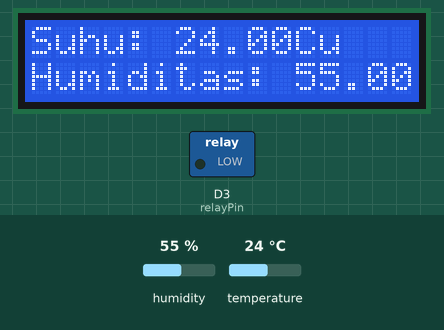
A sketch run on a simulated ESP8266 (NodeMCU). Parts: 16×2 character LCD, switched loads named in the sketch (green lamp = pin HIGH). The test bench sets the inputs (shaded band); at power-on: humidity 55 %, temperature 24 °C. WiFi joins after 1.5 s; servers stay silent unless stated; what the sketch prints to the serial monitor is not drawn.

Above: at 3.7 s.
3.8 s: humidity set to 22 %
At 6.1 s:
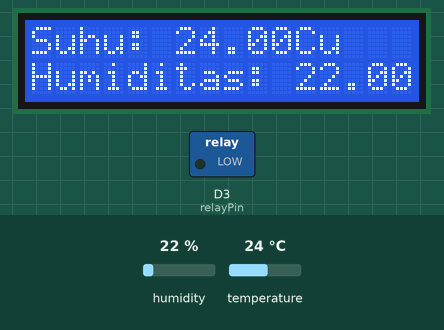
6.7 s: temperature set to 12 °C
At 7.7 s:
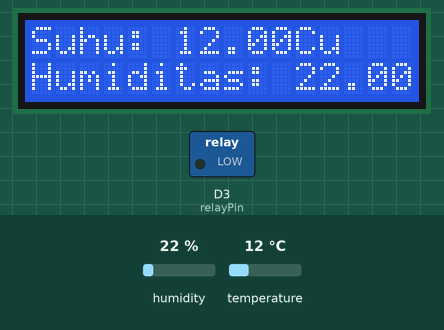
9.6 s: humidity set to 40 %
At 12.5 s:
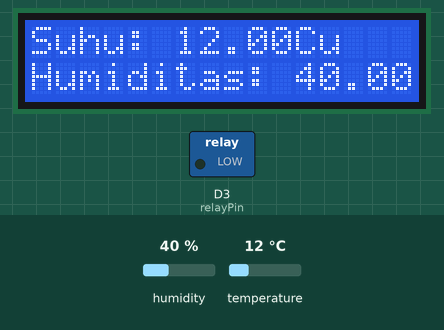
12.8 s: temperature set to 19 °C
At 15.0 s:
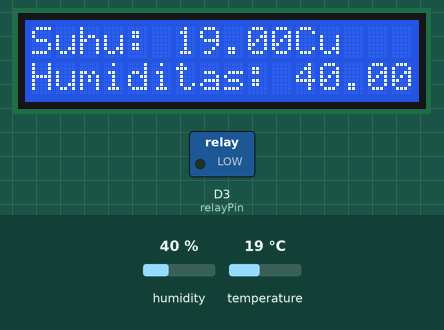
Timing chart, 0 to 16.5 s (numbered marks = the images above; inputs shaded):
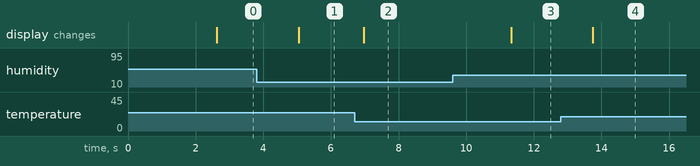

The sketch:

ProjectTertanam.ino
```cpp
// import library
#include <DHT.h>
#include <Wire.h>
#include <FirebaseESP8266.h>
#include <LiquidCrystal_I2C.h>


// konfigurasi pin
#define DHTPIN D5
#define DHTTYPE DHT11
DHT dht(DHTPIN, DHTTYPE);
LiquidCrystal_I2C lcd(0x27, 16, 2);
const int relayPin = D3;

// Konfigurasi WiFi
#define WIFI_SSID "YEYEYE"
#define WIFI_PASSWORD "765476548"

// Konfigurasi Firebase
#define FIREBASE_HOST "https://projecttertanam-default-rtdb.firebaseio.com/"
#define FIREBASE_AUTH "AIzaSyDhnIFKpj64m1QWmalkxfROADORh-I2Y1E"

void setup() {
// inisiasi serial monitor
Serial.begin(115200);

// inisasi lcd dan sensor
lcd.init();
lcd.backlight();
dht.begin();

pinMode(relayPin, OUTPUT);
digitalWrite(relayPin, LOW);

lcd.setCursor(0, 0);
lcd.print("Pemantau suhu");
delay(1000);

// Inisialisasi WiFi
WiFi.begin(WIFI_SSID, WIFI_PASSWORD);
while (WiFi.status() != WL_CONNECTED) {
delay(500);
Serial.println("Connecting to WiFi...");
  }
Serial.println("Connected to WiFi");

// Inisialisasi Firebase
Firebase.begin(FIREBASE_HOST, FIREBASE_AUTH);
}
// Method Sensor
void Sensor() {
// inisialisasi data dht
float humidity = dht.readHumidity();
float temperature = dht.readTemperature();

// mengatur text di lcd
lcd.setCursor(0, 0);
lcd.print("Suhu: " + String(temperature) + "C");
lcd.setCursor(0, 1);
lcd.print("Humiditas: " + String(humidity) + "%");

// Kirim data ke Firebase
Firebase.pushFloat("sensor/suhu", temperature);
Firebase.pushFloat("sensor/kelembaban", humidity);

float hum = dht.readHumidity();
if (hum >= 95.0) {
digitalWrite(relayPin, HIGH);
// Kirim status relay aktif ke Firebase
Firebase.setBool("sensor/relay_status", true);
delay(1000);
} else {
 digitalWrite(relayPin, LOW);
  // Kirim status relay non-aktif ke Firebase
  Firebase.setBool("sensor/relay_status", false);
  }
}


void loop() {
 Sensor();
}
```

Measured:
- after the input at 3.8 s, the display: changes after 1.2 s (image 1)
- after the input at 6.7 s, the display: changes after 0.28 s (image 2)
- after the input at 9.6 s, the display: changes after 1.7 s (image 3)
- after the input at 12.8 s, the display: changes after 0.94 s (image 4)
